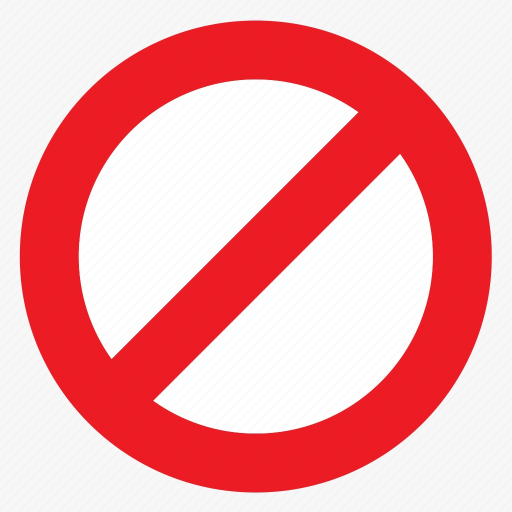
#> input picture sign_images/sign0.jpeg, 1024 x 1024 px (shown at 1/2 size); its folder holds only this picture in this run
$ python part1.py
#> lines starting #> are read from the running program, lines starting #| are printed output that depends on the picture
"""
Reconocimiento de señalamientos sobre IMÁGENES ESTÁTICAS  —  SIFT vs ORB
=========================================================================
Procesa cada imagen en `signs/test_images/` con AMBOS detectores y guarda
una comparativa lado-a-lado en `signs/outputs/`. Ideal para validar el
pipeline antes de pasar a video en vivo.

Señales de referencia (archivos en sign_images/):
  sign0.jpeg → restricted_area   (Área Restringida)
  sign1.jpeg → pedestrian_zone   (Zona Peatonal)
  sign2.jpeg → robots_only       (Zona Sólo Robots — AGV triangular)
  sign3.jpeg → stop              (STOP)
  sign4.jpeg → loading_zone      (Caution / AGV Loading Zone)
  sign5.jpeg → parking_zone      (AVG Parking)

USO:
  1. Poner imágenes de prueba (fotos con las señales) en  signs/test_images/
  2. python traffic_sign_image_test.py
  3. Ver resultados en                                    signs/outputs/
     · <nombre>_sift.png      → sólo detección con SIFT
     · <nombre>_orb.png       → sólo detección con ORB
     · <nombre>_comparison.png → SIFT a la izquierda, ORB a la derecha

Al final imprime en consola un resumen con:
  · # de keypoints por detector y por imagen
  · # de matches buenos y inliers por señal detectada
  · tiempo de procesamiento SIFT vs ORB
"""

import os
import time
import cv2
import numpy as np


# ===========================================================================
# CONFIGURACIÓN
# ===========================================================================
REFERENCES_DIR  = "sign_images"
TEST_IMAGES_DIR = "sign_images"
OUTPUTS_DIR     = "outputs"

# Opcional: redimensionar imagen de prueba al procesar (None = mantener original)
MAX_TEST_SIZE = 1280                 # lado mayor máximo; None para no redimensionar

# — SIFT —
SIFT_N_FEATURES      = 0
SIFT_CONTRAST_THRESH = 0.04
SIFT_EDGE_THRESH     = 10

# — ORB —
ORB_N_FEATURES   = 3000              # más features para imagen estática (es gratis aquí)
ORB_SCALE_FACTOR = 1.2
ORB_N_LEVELS     = 8

# — Matching / decisión —
LOWE_RATIO           = 0.75
MIN_GOOD_MATCHES     = 10            # un poco más permisivo que en live
MIN_INLIERS          = 7
RANSAC_REPROJ_THRESH = 5.0

# — Validación del bounding box —
MIN_BBOX_AREA_FRAC = 0.002
MAX_BBOX_AREA_FRAC = 0.60
MIN_ASPECT_RATIO   = 0.25
MAX_ASPECT_RATIO   = 4.00

APPLY_CLAHE = True

# Señales:  clave → (archivo, texto en pantalla, color BGR)
SIGNS = {
    "restricted_area": ("sign0.jpeg", "AREA RESTRINGIDA",  ( 50,  50, 220)),
    "pedestrian_zone": ("sign1.jpeg", "ZONA PEATONAL",     (230, 130,  20)),
    "robots_only":     ("sign2.jpeg", "SOLO ROBOTS",       ( 30, 210, 230)),
    "stop":            ("sign3.jpeg", "STOP",              ( 30,  30, 220)),
    "loading_zone":    ("sign4.jpeg", "ZONA DE CARGA",     ( 30, 150, 255)),
    "parking_zone":    ("sign5.jpeg", "ESTACIONAMIENTO",   ( 40, 200,  40)),
}

IMAGE_EXTS = (".jpg", ".jpeg", ".png", ".bmp", ".webp")


# ===========================================================================
# DETECTORES Y MATCHERS
# ===========================================================================
def create_detector(kind):
    if kind == "sift":
        return cv2.SIFT_create(
            nfeatures         = SIFT_N_FEATURES,
            contrastThreshold = SIFT_CONTRAST_THRESH,
            edgeThreshold     = SIFT_EDGE_THRESH,
        )
    if kind == "orb":
        return cv2.ORB_create(
            nfeatures   = ORB_N_FEATURES,
            scaleFactor = ORB_SCALE_FACTOR,
            nlevels     = ORB_N_LEVELS,
        )
    raise ValueError(f"Detector desconocido: {kind}")


def create_matcher(kind):
    if kind == "sift":
        index_params  = dict(algorithm=1, trees=5)     # FLANN_INDEX_KDTREE
        search_params = dict(checks=50)
        return cv2.FlannBasedMatcher(index_params, search_params)
    if kind == "orb":
        return cv2.BFMatcher(cv2.NORM_HAMMING)
    raise ValueError(f"Matcher desconocido: {kind}")


# ===========================================================================
# PREPROCESAMIENTO Y CARGA DE REFERENCIAS
# ===========================================================================
def preprocess_gray(bgr, clahe):
    gray = cv2.cvtColor(bgr, cv2.COLOR_BGR2GRAY)
    if clahe is not None:
        gray = clahe.apply(gray)
    return gray


def load_references(detector, references_dir, clahe, kind_label):
    refs = {}
    for label, (filename, text, color) in SIGNS.items():
        path = os.path.join(references_dir, filename)
        if not os.path.isfile(path):
            print(f"    [AVISO] Referencia no encontrada: {path}")
            continue

        img = cv2.imread(path, cv2.IMREAD_COLOR)
        if img is None:
            print(f"    [AVISO] No se pudo leer: {path}")
            continue

        gray    = preprocess_gray(img, clahe)
        kp, des = detector.detectAndCompute(gray, None)
        if des is None or len(kp) < 10:
            print(f"    [AVISO] Pocos keypoints en '{label}' "
                  f"({0 if des is None else len(kp)}). Se omite.")
            continue

        refs[label] = {"gray": gray, "kp": kp, "des": des,
                       "text": text, "color": color}
        print(f"    ✓ [{kind_label:4s}] {label:17s} → {len(kp):4d} keypoints")

    return refs


# ===========================================================================
# VALIDACIÓN Y DETECCIÓN
# ===========================================================================
def is_valid_box(corners, frame_shape):
    if corners is None or len(corners) != 4:
        return False
    pts_i = corners.reshape(4, 2).astype(np.int32)

    if not cv2.isContourConvex(pts_i):
        return False

    area       = cv2.contourArea(pts_i)
    h, w       = frame_shape[:2]
    frame_area = h * w
    if area < MIN_BBOX_AREA_FRAC * frame_area:
        return False
    if area > MAX_BBOX_AREA_FRAC * frame_area:
        return False

    _, _, bw, bh = cv2.boundingRect(pts_i)
    if bh == 0:
        return False
    aspect = bw / bh
    if aspect < MIN_ASPECT_RATIO or aspect > MAX_ASPECT_RATIO:
        return False
    return True


def detect_sign(ref, scene_kp, scene_des, matcher, frame_shape):
    """Devuelve (corners, n_good, n_inliers). corners=None si no se aceptó."""
    if scene_des is None or len(scene_des) < 2:
        return None, 0, 0

    try:
        knn = matcher.knnMatch(ref["des"], scene_des, k=2)
    except cv2.error:
        return None, 0, 0

    good = []
    for pair in knn:
        if len(pair) < 2:
            continue
        m, n = pair
        if m.distance < LOWE_RATIO * n.distance:
            good.append(m)

    n_good = len(good)
    if n_good < MIN_GOOD_MATCHES:
        return None, n_good, 0

    src_pts = np.float32([ref["kp"][m.queryIdx].pt for m in good]).reshape(-1, 1, 2)
    dst_pts = np.float32([scene_kp[m.trainIdx].pt  for m in good]).reshape(-1, 1, 2)

    H, mask = cv2.findHomography(src_pts, dst_pts, cv2.RANSAC, RANSAC_REPROJ_THRESH)
    if H is None or mask is None:
        return None, n_good, 0

    n_inliers = int(mask.sum())
    if n_inliers < MIN_INLIERS:
        return None, n_good, n_inliers

    h_ref, w_ref  = ref["gray"].shape[:2]
    ref_corners   = np.float32([[0, 0], [0, h_ref-1],
                                [w_ref-1, h_ref-1], [w_ref-1, 0]]).reshape(-1, 1, 2)
    scene_corners = cv2.perspectiveTransform(ref_corners, H)

    if not is_valid_box(scene_corners, frame_shape):
        return None, n_good, n_inliers
    return scene_corners, n_good, n_inliers


# ===========================================================================
# DIBUJO
# ===========================================================================
def draw_detection(frame, corners, text, color, n_inliers):
    pts = corners.reshape(-1, 2).astype(np.int32)
    cv2.polylines(frame, [pts], True, color, 3, cv2.LINE_AA)

    x, y, _, _  = cv2.boundingRect(pts)
    label       = f"{text} ({n_inliers})"
    (tw, th), _ = cv2.getTextSize(label, cv2.FONT_HERSHEY_SIMPLEX, 0.6, 2)
    y_top       = max(0, y - th - 10)
    cv2.rectangle(frame, (x, y_top), (x + tw + 10, y), color, -1)
    cv2.putText(frame, label, (x + 5, y - 5),
                cv2.FONT_HERSHEY_SIMPLEX, 0.6, (255, 255, 255), 2, cv2.LINE_AA)


def draw_header(frame, text, color=(30, 30, 30)):
    """Banda superior con el nombre del detector."""
    h, w = frame.shape[:2]
    bar_h = 38
    overlay = frame.copy()
    cv2.rectangle(overlay, (0, 0), (w, bar_h), color, -1)
    cv2.addWeighted(overlay, 0.75, frame, 0.25, 0, frame)
    cv2.putText(frame, text, (10, 27),
                cv2.FONT_HERSHEY_SIMPLEX, 0.75, (255, 255, 255), 2, cv2.LINE_AA)


# ===========================================================================
# PROCESAMIENTO DE UNA IMAGEN CON UN DETECTOR
# ===========================================================================
def process_image(bgr, detector, matcher, refs, clahe):
    """
    Devuelve:
      · annotated (BGR con detecciones dibujadas)
      · stats: dict con n_keypoints, tiempo y detalles por señal
    """
    annotated = bgr.copy()

    t0 = time.time()
    gray = preprocess_gray(bgr, clahe)
    scene_kp, scene_des = detector.detectAndCompute(gray, None)
    t_extract = time.time() - t0

    t0 = time.time()
    per_sign = {}
    for label, ref in refs.items():
        corners, n_good, n_in = detect_sign(ref, scene_kp, scene_des,
                                            matcher, bgr.shape)
        per_sign[label] = {
            "detected":  corners is not None,
            "n_good":    n_good,
            "n_inliers": n_in,
        }
        if corners is not None:
            draw_detection(annotated, corners, ref["text"],
                           ref["color"], n_in)
    t_match = time.time() - t0

    return annotated, {
        "n_keypoints": len(scene_kp),
        "t_extract":   t_extract,
        "t_match":     t_match,
        "per_sign":    per_sign,
    }


# ===========================================================================
# REDIMENSIONADO MANTENIENDO ASPECTO
# ===========================================================================
def resize_max(img, max_side):
    if max_side is None:
        return img
    h, w = img.shape[:2]
    s = max(h, w)
    if s <= max_side:
        return img
    scale = max_side / s
    return cv2.resize(img, (int(w * scale), int(h * scale)),
                      interpolation=cv2.INTER_AREA)


# ===========================================================================
# MAIN
# ===========================================================================
def main():
    for d in (REFERENCES_DIR, TEST_IMAGES_DIR):
        if not os.path.isdir(d):
            print(f"[ERROR] Carpeta no encontrada: '{d}'")
            return
    os.makedirs(OUTPUTS_DIR, exist_ok=True)

    test_files = sorted(
        f for f in os.listdir(TEST_IMAGES_DIR)
        if f.lower().endswith(IMAGE_EXTS)
    )
    if not test_files:
        print(f"[ERROR] No hay imágenes en '{TEST_IMAGES_DIR}'.")
        print("        Agrega imágenes de prueba (.jpg/.png/etc.) y reintenta.")
        return

    clahe = cv2.createCLAHE(clipLimit=2.0, tileGridSize=(8, 8)) if APPLY_CLAHE else None

    # Precargar referencias para AMBOS detectores
    cache = {}
    for kind in ("sift", "orb"):
        print(f"\n[INFO] Inicializando {kind.upper()}...")
        det  = create_detector(kind)
        mat  = create_matcher(kind)
        refs = load_references(det, REFERENCES_DIR, clahe, kind_label=kind)
#> in load_references, img is the input picture: shape (1024, 1024, 3); mean B, G, R 170.2, 167.2, 244.1
#> in preprocess_gray, `gray = cv2.cvtColor(bgr, cv2.COLOR_BGR2GRAY)`:
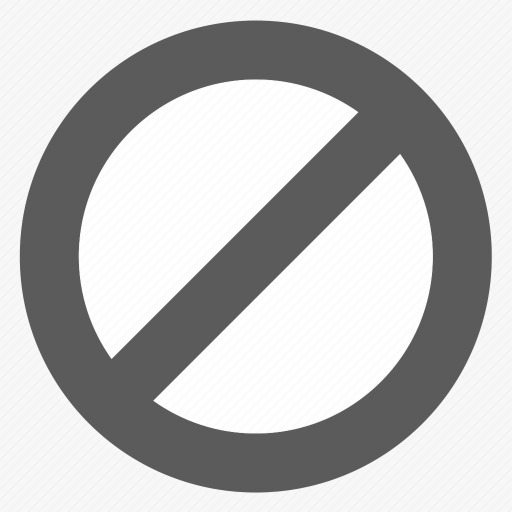
#> gray: shape (1024, 1024) (shown at 1/2 size); min 78, max 255, mean 190.6
#> in load_references, `kp, des = detector.detectAndCompute(gray, None)`: kp = 176 keypoints; strongest (x, y, size): (611, 240, 96.4), (784, 414, 96.8), (238, 612, 96.7), (413, 786, 97)
#|     ✓ [sift] restricted_area   →  176 keypoints
#> refs = 1 item
        cache[kind] = (det, mat, refs)

    if not cache["sift"][2] and not cache["orb"][2]:
        print("[ERROR] Ninguna referencia se pudo cargar. Aborta.")
        return

    # Tabla resumen global
    summary = {
        "sift": {"total_kp": 0, "total_time": 0.0,
                 "detected": {k: 0 for k in SIGNS}},
        "orb":  {"total_kp": 0, "total_time": 0.0,
                 "detected": {k: 0 for k in SIGNS}},
    }

    print(f"\n[INFO] Procesando {len(test_files)} imágenes de prueba...\n")

    for fname in test_files:
        path = os.path.join(TEST_IMAGES_DIR, fname)
        bgr  = cv2.imread(path, cv2.IMREAD_COLOR)
        if bgr is None:
            print(f"  [AVISO] No se pudo leer '{fname}'. Saltando.")
            continue

        bgr  = resize_max(bgr, MAX_TEST_SIZE)
        base = os.path.splitext(fname)[0]
        print(f"  · {fname}  ({bgr.shape[1]}x{bgr.shape[0]})")
#|   · sign0.jpeg  (1024x1024)

        annotated = {}
        for kind in ("sift", "orb"):
            det, mat, refs = cache[kind]
            if not refs:
                annotated[kind] = bgr.copy()
                draw_header(annotated[kind], f"{kind.upper()} (sin referencias)")
                continue

            img_out, stats = process_image(bgr, det, mat, refs, clahe)

            # Actualizar resumen
            summary[kind]["total_kp"]   += stats["n_keypoints"]
            summary[kind]["total_time"] += stats["t_extract"] + stats["t_match"]
            for lbl, info in stats["per_sign"].items():
                if info["detected"]:
                    summary[kind]["detected"][lbl] += 1

            # Header con info del detector
            header = (f"{kind.upper()}  |  {stats['n_keypoints']} kpts  |  "
                      f"{(stats['t_extract']+stats['t_match'])*1000:.0f} ms")
            draw_header(img_out, header)
            annotated[kind] = img_out

            # Guardar salida individual
            out_path = os.path.join(OUTPUTS_DIR, f"{base}_{kind}.png")
            cv2.imwrite(out_path, img_out)

            # Imprimir detalles por señal
            dets = [(lbl, info) for lbl, info in stats["per_sign"].items()
                    if info["detected"]]
            if dets:
                for lbl, info in dets:
                    print(f"      [{kind.upper():4s}]  ✓ {lbl:17s}  "
                          f"good={info['n_good']:3d}  inliers={info['n_inliers']:3d}")
            else:
                # Mostrar el candidato con más matches aunque no haya pasado
                best = max(stats["per_sign"].items(),
                           key=lambda kv: kv[1]["n_good"])
                print(f"      [{kind.upper():4s}]  (sin detección — mejor candidato: "
                      f"{best[0]}, good={best[1]['n_good']})")
#> this loop made 2 passes
#> header on passes 1 to 2: 'SIFT  |  176 kpts  |  368 ms', 'ORB  |  69 kpts  |  24 ms'
#|       [SIFT]  (sin detección — mejor candidato: restricted_area, good=176)
#|       [ORB ]  (sin detección — mejor candidato: restricted_area, good=69)
#> pass 1, in main, `cv2.imwrite(out_path, img_out)`:
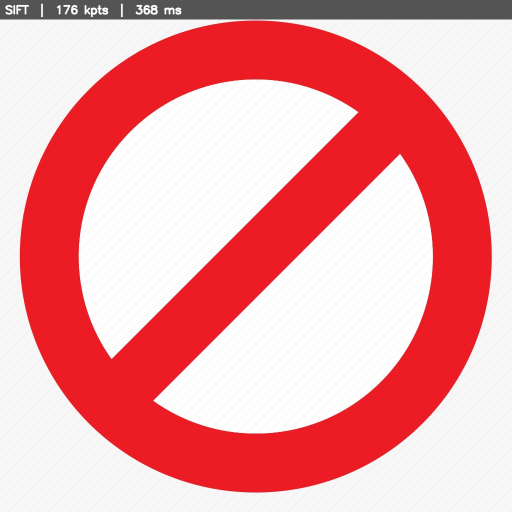
#> saved as sign0_sift.png: shape (1024, 1024, 3) (shown at 1/2 size); mean B, G, R 164.4, 161.4, 238.3
#> pass 2, in main, `cv2.imwrite(out_path, img_out)`:
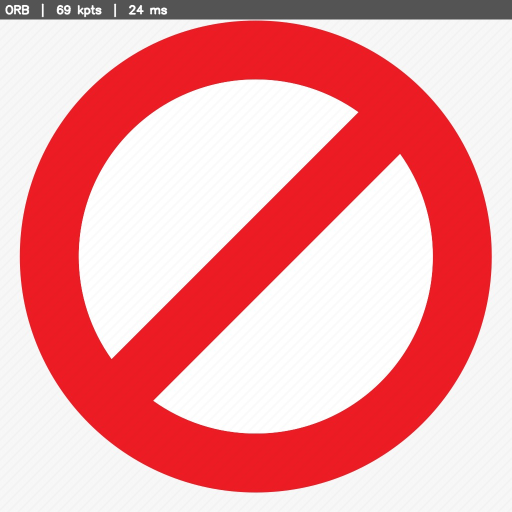
#> saved as sign0_orb.png: shape (1024, 1024, 3) (shown at 1/2 size); mean B, G, R 164.4, 161.3, 238.3
#> after the loop, annotated = 2 items; summary = 2 items

        # Comparativa lado a lado SIFT | ORB
        s_img = annotated["sift"]
        o_img = annotated["orb"]
        # Igualar alturas si por algún motivo difieren
        if s_img.shape[0] != o_img.shape[0]:
            h_min = min(s_img.shape[0], o_img.shape[0])
            s_img = cv2.resize(s_img, (int(s_img.shape[1]*h_min/s_img.shape[0]), h_min))
            o_img = cv2.resize(o_img, (int(o_img.shape[1]*h_min/o_img.shape[0]), h_min))
        sep = np.full((s_img.shape[0], 4, 3), 255, dtype=np.uint8)
        comp = np.hstack([s_img, sep, o_img])
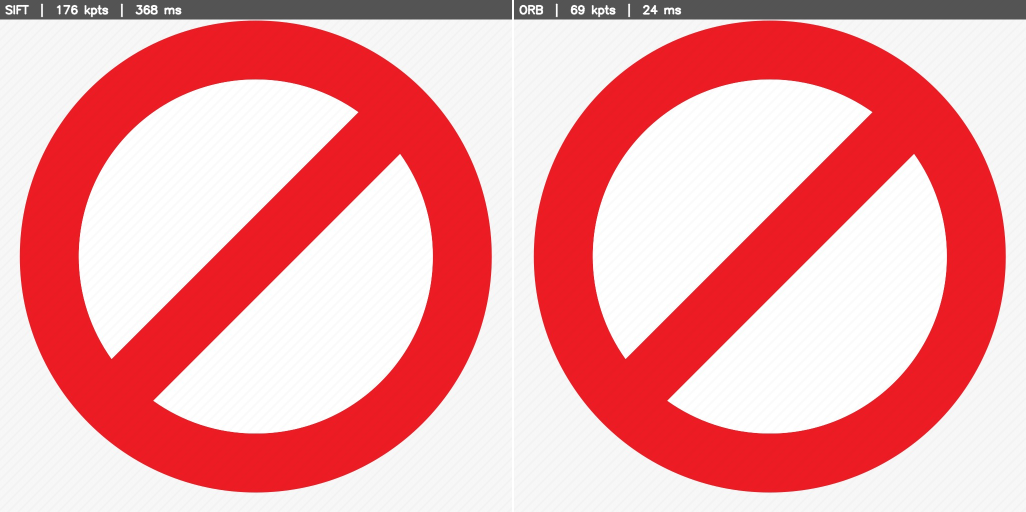
#> comp: shape (1024, 2052, 3) (shown at 1/2 size); mean B, G, R 164.6, 161.5, 238.4
        cv2.imwrite(os.path.join(OUTPUTS_DIR, f"{base}_comparison.png"), comp)

        print()

    # ======================================
    # RESUMEN GLOBAL
    # ======================================
    n = len(test_files)
    print("=" * 68)
    print("RESUMEN GLOBAL")
    print("=" * 68)
    for kind in ("sift", "orb"):
        s = summary[kind]
        avg_kp   = s["total_kp"]   / n if n else 0
        avg_time = s["total_time"] / n if n else 0
        print(f"\n  {kind.upper()}")
        print(f"    Tiempo total: {s['total_time']:.2f} s   "
              f"(promedio {avg_time*1000:.0f} ms/imagen)")
        print(f"    Keypoints promedio: {avg_kp:.0f}")
        print(f"    Detecciones por señal (de {n} imágenes):")
        for lbl in SIGNS:
            c = s["detected"][lbl]
            pct = c / n * 100 if n else 0
            print(f"      {lbl:18s}: {c}/{n}  ({pct:.0f}%)")
#> this loop made 2 passes
#> (avg_kp, avg_time) on passes 1 to 2: (176, 0.368), (69, 0.0235)
#|     Tiempo total: 0.37 s   (promedio 368 ms/imagen)
#|     Keypoints promedio: 176
#|     Tiempo total: 0.02 s   (promedio 24 ms/imagen)
#|     Keypoints promedio: 69

    print("\n[INFO] Resultados guardados en:", OUTPUTS_DIR)
#| [INFO] Resultados guardados en: outputs


if __name__ == "__main__":
    main()
